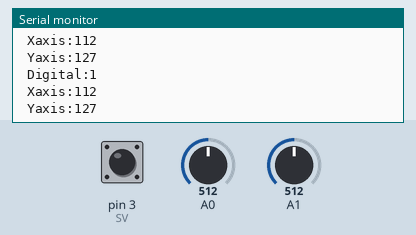
Recording of a sketch running on a simulated Arduino Uno, built with avr-gcc and run on an emulated ATmega328P. Parts: the last lines printed to the serial monitor. Inputs (shaded band) come from the test bench; at power-on: A0 = 512, A1 = 512, pin 3 (SV) HIGH.

Above: at 1.2 s.
1.3 s: A0 set to 716
At 1.87 s:
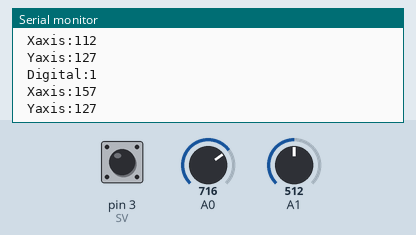
2.8 s: A1 set to 716
At 3.07 s:
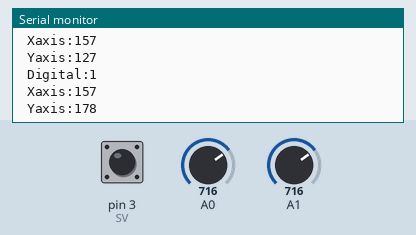
4.3 s: pin 3 (SV) pulled LOW for 0.5 s
6.3 s: A0 set to 900
At 6.68 s:
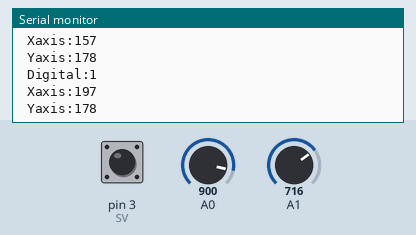
7.8 s: A1 set to 900
At 8.29 s:
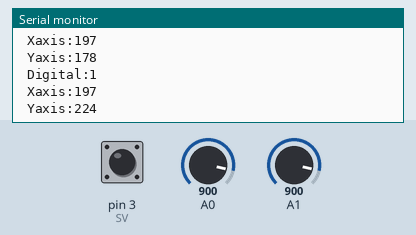
Timing chart, 0 to 10.3 s (numbered marks = the images above; inputs shaded):
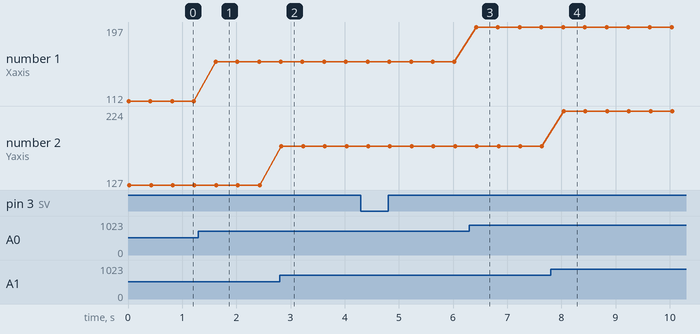

The sketch:

Arduino_Joystick.ino
```cpp
const int SV = 3;
void setup() {
  // put your setup code here, to run once:
  pinMode(SV,INPUT);
  digitalWrite(SV,HIGH);
  Serial.begin(9600);

}

void loop() {
  // put your main code here, to run repeatedly:
   Serial.print("\n Digital:");
  Serial.print(digitalRead(SV));
  Serial.print("\n Xaxis:");
   Serial.print(map(analogRead(0),0,1023,0,225));
  Serial.print("\n Yaxis:");
  Serial.print(map(analogRead(1),0,1023,0,255));
  Serial.print("\n");
  delay(400);


}
```

Measured:
- after the input at 1.3 s, the serial monitor: prints a new line after 0.32 s (image 1)
- after the input at 2.8 s, the serial monitor: prints a new line at once (image 2)
- after the input at 6.3 s, the serial monitor: prints a new line after 0.13 s (image 3)
- after the input at 7.8 s, the serial monitor: prints a new line after 0.24 s (image 4)
- plotted number 1: 112 → 157 after the input at 1.3 s, 157 → 197 after the input at 6.3 s
- plotted number 2: 127 → 178 after the input at 2.8 s, 178 → 224 after the input at 7.8 s
